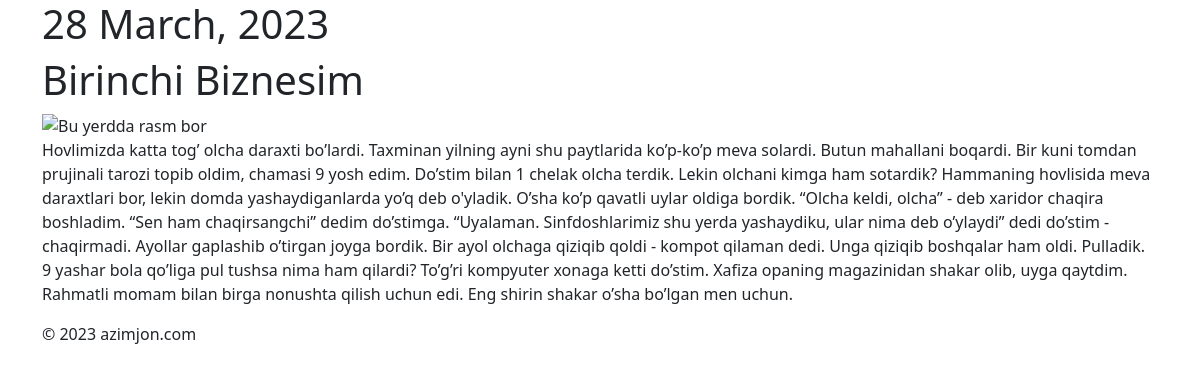
Page /maqola/birinchi-biznesim/ on the committed database.
### mainApp/models.py (models this page shows, shortened)
class Maqola(models.Model):
    title = models.CharField(max_length=50)
    date = models.DateField()
    text = models.TextField()
    photo = models.FileField(blank=True)
    slug = models.SlugField(unique=True, editable=False)

### mainApp/views.py (the view)
# urls.py: path('maqola/<str:link>/', maqola),
def maqola(request, link):
    segments = link.rsplit('/', 2)
    slug = segments[-1].rstrip('/')
    decoded_slug = unquote(slug).replace("-", " ").title()
    data = Maqola.objects.filter(title=decoded_slug).first()
    content = {
        "data": data
    }
    return render(request, 'maqola.html', content)

### templates/maqola.html (shortened to what this page needs)
<!DOCTYPE html>
<html lang="en">
<head>
    {% load static %}
    <link rel="stylesheet" href="{% static 'bootstrap-5.0.2-dist/css/bootstrap.css' %}">
</head>
<body>
<div class="container">
    <h1>{{ data.date|date:"d F, Y" }}</h1>
    <h1>{{data.title}}</h1>
    <div class="row">
        <div class="col-12">
            <img src="./photo/05-Medical-Coder-1265022338-1.jpg" alt="Bu yerdda rasm bor">
            <p>{{data.text}}</p>
        </div>
    </div>
    <div class="row footer">
        <p>© 2023 azimjon.com</p>
    </div>
</div>
</body>
</html>

### rows in the picture
Maqola: title "Birinchi Biznesim", text "Hovlimizda katta tog’ olcha daraxti bo’lardi. Taxminan yilning ayni shu paytlarida ko’p-ko’p meva solardi. Butun mahallani boqardi. Bir kuni tomdan prujinali tarozi topib oldim, chamasi 9 yosh edim. Do’stim bilan 1 chelak olcha terdik. Lekin olchani kimga ham sotardik? Hammaning hovlisida meva daraxtlari bor, lekin domda yashaydiganlarda yo’q deb o'yladik. O’sha ko’p qavatli uylar oldiga bordik. “Olcha keldi, olcha” - deb xaridor chaqira boshladim. “Sen ham chaqirsangchi” dedim do’stimga. “Uyalaman. Sinfdoshlarimiz shu yerda yashaydiku, ular nima deb o’ylaydi” dedi do’stim - chaqirmadi. Ayollar gaplashib o’tirgan joyga bordik. Bir ayol olchaga qiziqib qoldi - kompot qilaman dedi. Unga…"
